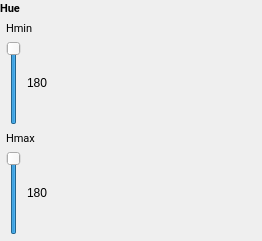
                     <widget class="QFrame" name="hueTeam">
                      <property name="frameShape">
                       <enum>QFrame::Shape::NoFrame</enum>
                      </property>
                      <layout class="QVBoxLayout" name="verticalLayout_125">
                       <property name="spacing">
                        <number>0</number>
                       </property>
                       <property name="leftMargin">
                        <number>0</number>
                       </property>
                       <property name="topMargin">
                        <number>0</number>
                       </property>
                       <property name="rightMargin">
                        <number>0</number>
                       </property>
                       <property name="bottomMargin">
                        <number>0</number>
                       </property>
                       <item>
                        <widget class="QFrame" name="hueTeamHeader">
                         <property name="frameShape">
                          <enum>QFrame::Shape::NoFrame</enum>
                         </property>
                         <layout class="QHBoxLayout" name="horizontalLayout_159">
                          <property name="spacing">
                           <number>0</number>
                          </property>
                          <property name="leftMargin">
                           <number>0</number>
                          </property>
                          <property name="topMargin">
                           <number>0</number>
                          </property>
                          <property name="rightMargin">
                           <number>0</number>
                          </property>
                          <property name="bottomMargin">
                           <number>0</number>
                          </property>
                          <item>
                           <widget class="QLabel" name="hueTeamTitle">
                            <property name="font">
                             <font>
                              <family>Roboto</family>
                              <pointsize>8</pointsize>
                              <bold>true</bold>
                             </font>
                            </property>
                            <property name="text">
                             <string>Hue</string>
                            </property>
                           </widget>
                          </item>
                          <item>
                           <spacer name="hueTeamHeaderSlider">
                            <property name="orientation">
                             <enum>Qt::Orientation::Vertical</enum>
                            </property>
                            <property name="sizeHint" stdset="0">
                             <size>
                              <width>242</width>
                              <height>15</height>
                             </size>
                            </property>
                           </spacer>
                          </item>
                         </layout>
                        </widget>
                       </item>
                       <item>
                        <widget class="QFrame" name="hueTeamValues">
                         <property name="frameShape">
                          <enum>QFrame::Shape::NoFrame</enum>
                         </property>
                         <layout class="QVBoxLayout" name="verticalLayout_126">
                          <property name="leftMargin">
                           <number>6</number>
                          </property>
                          <property name="topMargin">
                           <number>6</number>
                          </property>
                          <property name="rightMargin">
                           <number>6</number>
                          </property>
                          <property name="bottomMargin">
                           <number>6</number>
                          </property>
                          <item>
                           <layout class="QVBoxLayout" name="hueTeamMin">
                            <item>
                             <widget class="QLabel" name="hueTeamMinLabel">
                              <property name="font">
                               <font>
                                <family>Roboto</family>
                                <pointsize>8</pointsize>
                               </font>
                              </property>
                              <property name="text">
                               <string>Hmin</string>
                              </property>
                              <property name="scaledContents">
                               <bool>true</bool>
                              </property>
                             </widget>
                            </item>
                            <item>
                             <widget class="QFrame" name="hueTeamMinContents">
                              <property name="frameShape">
                               <enum>QFrame::Shape::NoFrame</enum>
                              </property>
                              <layout class="QHBoxLayout" name="horizontalLayout_160">
                               <property name="spacing">
                                <number>6</number>
                               </property>
                               <property name="leftMargin">
                                <number>0</number>
                               </property>
                               <property name="topMargin">
                                <number>0</number>
                               </property>
                               <property name="rightMargin">
                                <number>0</number>
                               </property>
                               <property name="bottomMargin">
                                <number>0</number>
                               </property>
                               <item>
                                <widget class="QSlider" name="hueTeamMinSlider">
                                 <property name="cursor">
                                  <cursorShape>PointingHandCursor</cursorShape>
                                 </property>
                                 <property name="maximum">
                                  <number>180</number>
                                 </property>
                                 <property name="value">
                                  <number>180</number>
                                 </property>
                                 <property name="tickPosition">
                                  <enum>QSlider::TickPosition::NoTicks</enum>
                                 </property>
                                 <property name="tickInterval">
                                  <number>10</number>
                                 </property>
                                </widget>
                               </item>
                               <item>
                                <widget class="QLabel" name="hueTeamMinValue">
                                 <property name="text">
                                  <string>180</string>
                                 </property>
                                 <property name="scaledContents">
                                  <bool>true</bool>
                                 </property>
                                </widget>
                               </item>
                              </layout>
                             </widget>
                            </item>
                           </layout>
                          </item>
                          <item>
                           <layout class="QVBoxLayout" name="hueTeamMax">
                            <item>
                             <widget class="QLabel" name="hueTeamMaxLabel">
                              <property name="font">
                               <font>
                                <family>Roboto</family>
                                <pointsize>8</pointsize>
                               </font>
                              </property>
                              <property name="text">
                               <string>Hmax</string>
                              </property>
                              <property name="scaledContents">
                               <bool>true</bool>
                              </property>
                             </widget>
                            </item>
                            <item>
                             <widget class="QFrame" name="hueTeamMaxContents">
                              <property name="frameShape">
                               <enum>QFrame::Shape::NoFrame</enum>
                              </property>
                              <layout class="QHBoxLayout" name="horizontalLayout_161">
                               <property name="spacing">
                                <number>6</number>
                               </property>
                               <property name="leftMargin">
                                <number>0</number>
                               </property>
                               <property name="topMargin">
                                <number>0</number>
                               </property>
                               <property name="rightMargin">
                                <number>0</number>
                               </property>
                               <property name="bottomMargin">
                                <number>0</number>
                               </property>
                               <item>
                                <widget class="QSlider" name="hueTeamMaxSlider">
                                 <property name="cursor">
                                  <cursorShape>PointingHandCursor</cursorShape>
                                 </property>
                                 <property name="maximum">
                                  <number>180</number>
                                 </property>
                                 <property name="value">
                                  <number>180</number>
                                 </property>
                                 <property name="tickPosition">
                                  <enum>QSlider::TickPosition::NoTicks</enum>
                                 </property>
                                 <property name="tickInterval">
                                  <number>10</number>
                                 </property>
                                </widget>
                               </item>
                               <item>
                                <widget class="QLabel" name="hueTeamMaxValue">
                                 <property name="text">
                                  <string>180</string>
                                 </property>
                                 <property name="scaledContents">
                                  <bool>true</bool>
                                 </property>
                                </widget>
                               </item>
                              </layout>
                             </widget>
                            </item>
                           </layout>
                          </item>
                         </layout>
                        </widget>
                       </item>
                      </layout>
                     </widget>
